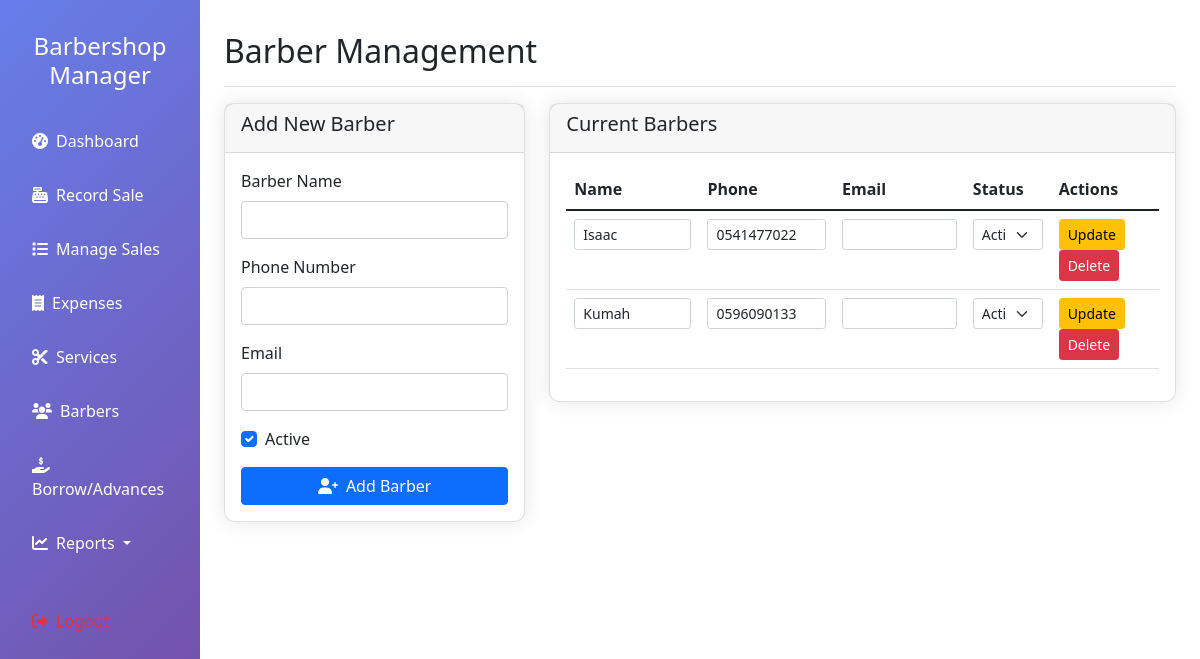
The page /barbers/manage (signed in) on the database its author committed.
### app/models.py (models this page shows, shortened)
class Barber(db.Model):
    __tablename__ = 'barbers'
    id = db.Column(db.Integer, primary_key=True)
    name = db.Column(db.String(100), nullable=False)
    phone = db.Column(db.String(20))
    email = db.Column(db.String(100))
    active = db.Column(db.Boolean, default=True)
    created_at = db.Column(db.DateTime, default=datetime.utcnow)
    sales = db.relationship('Sale', backref='barber', lazy=True, cascade='all, delete-orphan')
    advances = db.relationship('BarberAdvance', backref='barber', lazy=True, cascade='all, delete-orphan')

### app/barbers/routes.py (the view, shortened to what this page needs)
@barbers_bp.route('/manage', methods=['GET', 'POST'])
@login_required
def manage_barbers():
    form = BarberForm()
    barbers = Barber.query.order_by(Barber.name).all()
    return render_template('barbers/manage_barbers.html', form=form, barbers=barbers)

### app/forms.py
class BarberForm(FlaskForm):
    name = StringField('Barber Name', validators=[DataRequired(), Length(max=100)])
    phone = StringField('Phone Number', validators=[Optional(), Length(max=20)])
    email = StringField('Email', validators=[Optional(), Length(max=100)])
    active = BooleanField('Active', default=True)

### app/extensions.py (called while the page is built)
def init_login_manager(app):
    from app.models import Admin
    @login_manager.user_loader
    def load_user(user_id):
        return Admin.query.get(int(user_id))
    login_manager.init_app(app)

### app/templates/barbers/manage_barbers.html (shortened to what this page needs)
{% extends "base.html" %}
{% block page_title %}Barber Management{% endblock %}
{% block content %}
<div class="row">
    <div class="col-md-4">
        <div class="card">
            <div class="card-header">
                <h5>Add New Barber</h5>
            </div>
            <div class="card-body">
                <form method="POST">
                    <div class="mb-3">
                        {{ form.name.label(class="form-label") }}
                        {{ form.name(class="form-control") }}
                    </div>
                    <div class="mb-3">
                        {{ form.phone.label(class="form-label") }}
                        {{ form.phone(class="form-control") }}
                    </div>
                    <div class="mb-3">
                        {{ form.email.label(class="form-label") }}
                        {{ form.email(class="form-control") }}
                    </div>
                    <div class="mb-3 form-check">
                        {{ form.active(class="form-check-input") }}
                        {{ form.active.label(class="form-check-label") }}
                    </div>
                    <button type="submit" class="btn btn-primary w-100">
                        <i class="fas fa-user-plus me-2"></i>Add Barber
                    </button>
                </form>
            </div>
        </div>
    </div>
    <div class="col-md-8">
        <div class="card">
            <div class="card-header">
                <h5>Current Barbers</h5>
            </div>
            <div class="card-body">
                <div class="table-responsive">
                    <table class="table table-hover">
                        <thead>
                            <tr>
                                <th>Name</th>
                                <th>Phone</th>
                                <th>Email</th>
                                <th>Status</th>
                                <th>Actions</th>
                            </tr>
                        </thead>
                        <tbody>
                            {% for barber in barbers %}
                            <tr>
                                <form method="POST" action="{{ url_for('barbers.edit_barber', barber_id=barber.id) }}" style="display: inline;">
                                    <td><input type="text" name="name" value="{{ barber.name }}" class="form-control form-control-sm"></td>
                                    <td><input type="text" name="phone" value="{{ barber.phone or '' }}" class="form-control form-control-sm"></td>
                                    <td><input type="email" name="email" value="{{ barber.email or '' }}" class="form-control form-control-sm"></td>
                                    <td>
                                        <select name="active" class="form-select form-select-sm">
                                            <option value="true" {% if barber.active %}selected{% endif %}>Active</option>
                                        </select>
                                    </td>
                                    <td>
                                        <button type="submit" class="btn btn-sm btn-warning">Update</button>
                                        <a href="{{ url_for('barbers.delete_barber', barber_id=barber.id) }}" class="btn btn-sm btn-danger" onclick="return confirm('Delete this barber? This will also delete all their sales records!')">Delete</a>
                                    </td>
                                </form>
                            </tr>
                            {% endfor %}
                        </tbody>
                    </table>
                </div>
            </div>
        </div>
    </div>
</div>
{% endblock %}

### app/static/css/helper.css (style rules this page uses)
.form-control::placeholder { color: rgba(255,255,255,0.4); }
.btn-warning { background-color: #ffc107; border-color: #ffc107; }

### app/templates/base.html (style rules this page uses)
.card { border-radius: 10px; box-shadow: 0 0 20px rgba(0,0,0,0.1); }

### rows shown on the page
Barber: name "Isaac", phone "0541477022", active "Active"
Barber: name "Kumah", phone "0596090133", active "Active"
